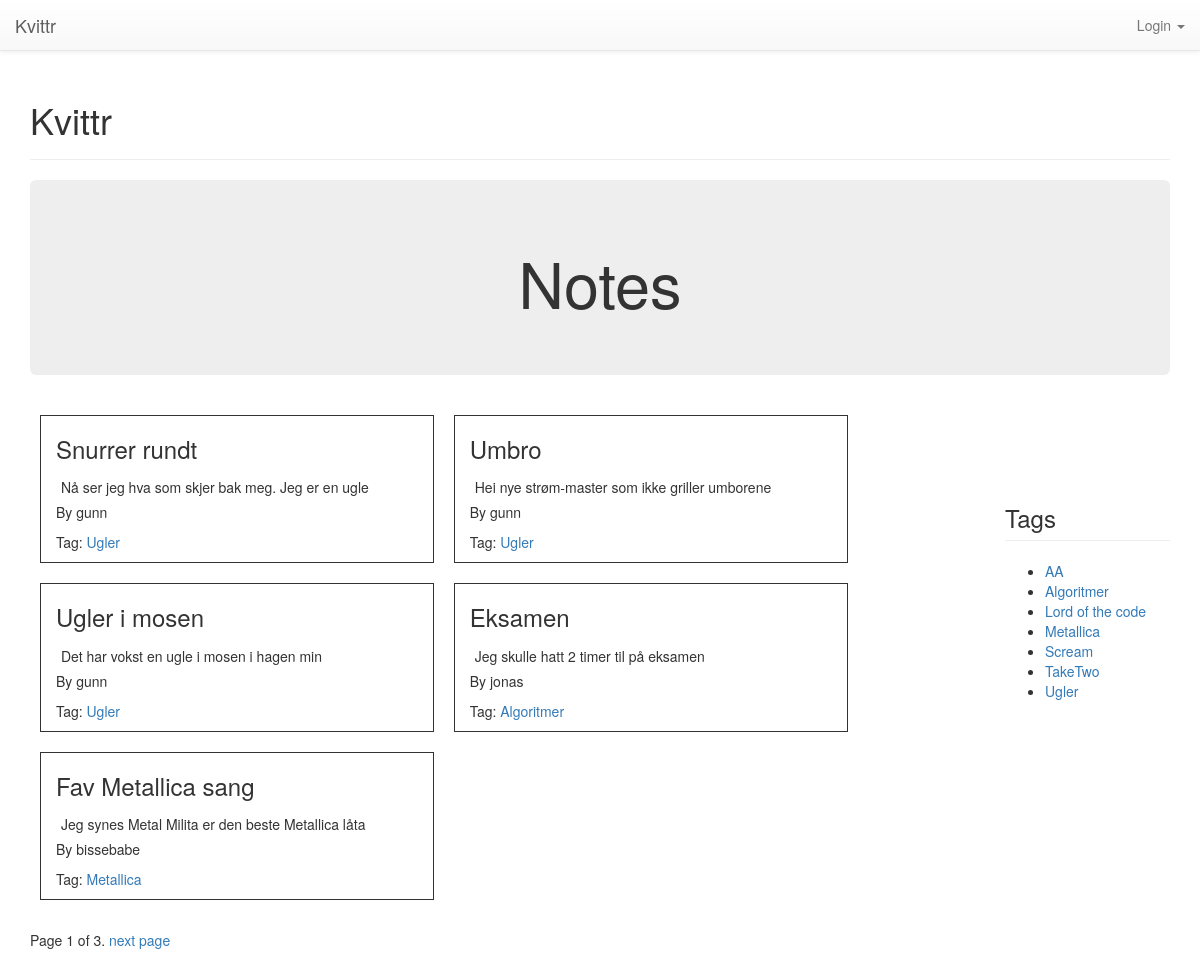
The app's page /notes/, older data.
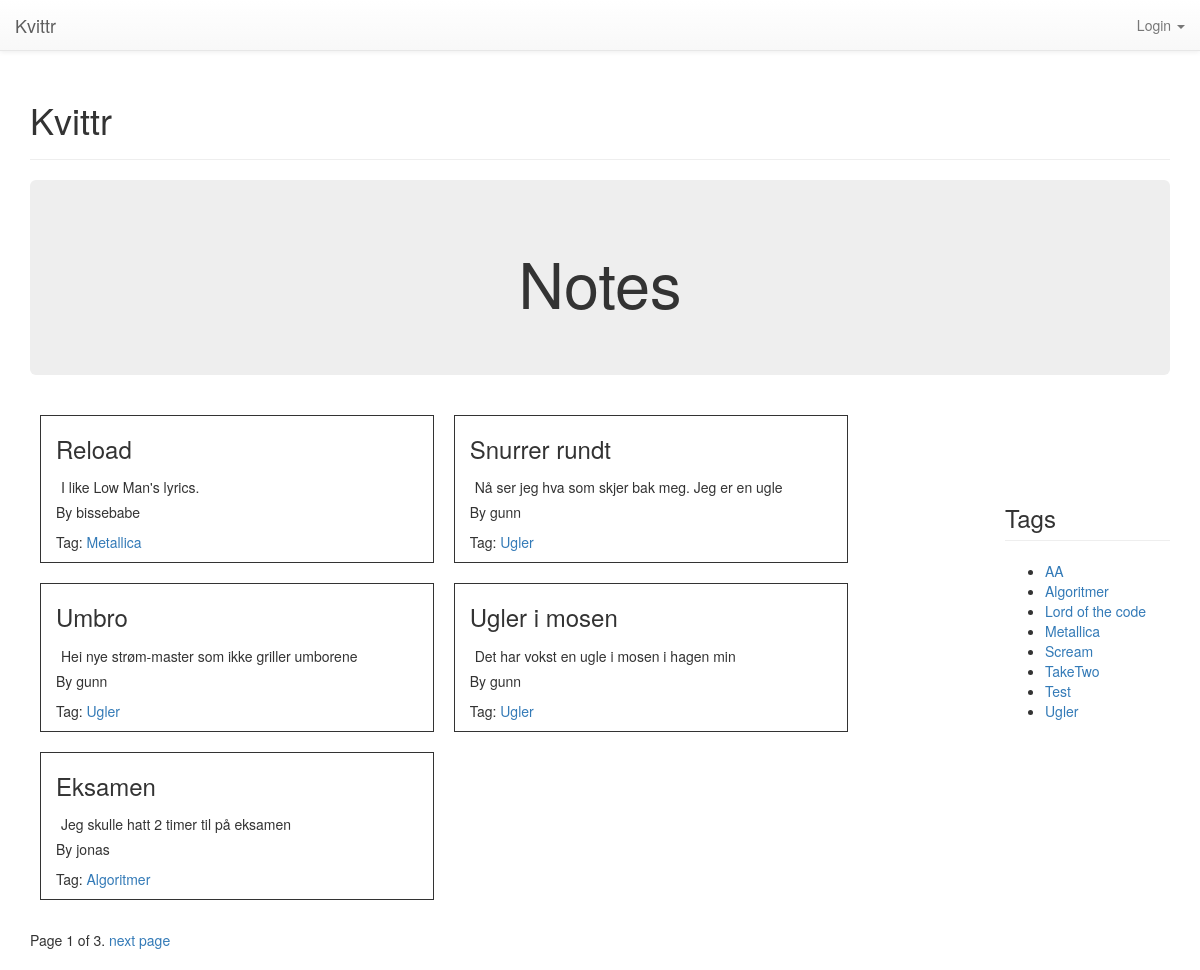
The same page, newer data.
### notes/models.py (models this page shows, shortened)
class Note(models.Model):
	label = models.CharField(max_length = 30)
	body = models.TextField()
	timestamp = models.DateTimeField(auto_now_add=True)
	tags = models.ManyToManyField('Tag', related_name='notes')
	author = models.ForeignKey(User)
	num_likes = models.PositiveIntegerField(default=0)

class Tag(models.Model):
	label = models.CharField(max_length = 30)
	slug = models.SlugField(max_length=30)
	def __unicode__(self):
		return self.label

### notes/views.py (the view)
def index_view(request):
	notes = Note.objects.all().order_by('-timestamp')
	page_number = request.GET.get('page')
	paginator = Paginator(notes, 5)
	try:
		notes = paginator.page(page_number)
	except PageNotAnInteger:
		notes = paginator.page(1)
	except EmptyPage:
		notes = paginator.page(paginator.num_pages)
	if request.user.is_authenticated():
		user = request.user
	tags = Tag.objects.all().order_by('label')
	context = {
		'notes': notes,
		'tags': tags
		}
	return render (request, 'notes/index.html', context)

### templates/notes/index.html (shortened to what this page needs)
{% extends 'base.html' %}
{% block pagecontent %}
<div class="jumbotron">
	<h1 align="center">Notes</h1>
</div>
<div class="row">
{% if user.is_authenticated %}
	<div class="col-sm-10">
		{% if notes%}
			{% for note in notes %}
				<div class="col-sm-5" style="border: 1px solid; margin: 10px;">
					<h3 class="page-header"><a href="{% url 'notes:detailnote'%}?id={{note.id}}"> {{ note.label }} </a>
						<span style="float: right;" id="likes_{{ note.id }}" class="glyphicon glyphicon-thumbs-up">{{ note.num_likes }} </span>
					</h3>
					<div>
						<p>{{ note.body }}</p>
						<button style="float: right;" class="decrease glyphicon glyphicon-thumbs-down" data-noteid="{{ note.id }}"></button>
						<button style="float: right; margin-right: 10px;" class="increase glyphicon glyphicon-thumbs-up" data-noteid="{{ note.id }}"></button>
					</div>
					<p style="float: left;">By {{ note.author }}</p>
					{% for tag in note.tags.all %}
						<p style="clear:both;">Tag: <a href="{% url 'notes:tagsearch' slug=tag.slug %}">{{tag}}</a></p>
					{% endfor %}
					<div>
						{% if note and note.author == request.user %}
						<a style="float: right;" href="{% url 'notes:addnote' %}?id={{note.id}}">Edit Note</a>
						{% endif %}
					</div>
				</div>
			{% endfor %}
		{% else %}
			<div class="col-sm-12">
				<h3>No notes yet</h3>
			</div>
		{% endif %}
	</div>
	<div class="col-sm-2">
		<h3 class="page-header">Tags</h3>
		<ul>
			{% if tags %}
				{% for tag in tags %}
					<li>
						<a href="{% url 'notes:tagsearch' slug=tag.slug %}">{{tag}}</a>
					</li>
				{% endfor %}
			{% else %}
				<div class="alert alert-warning">No tags yet</div>
			{% endif %}
		</ul>
	</div>
{% else %}
	<div class="col-sm-10">
		{% if notes%}
			{% for note in notes %}
				<div class="col-sm-5" style="border: 1px solid; margin: 10px;">
					<h3> {{ note.label }}</h3>
					<div style="padding: 5px;">
						{{ note.body }}
					</div>
					<p style="float: left;">By {{ note.author }}</p>
					{% for tag in note.tags.all %}
						<p style="clear:both;">Tag: <a href="{% url 'notes:tagsearch' slug=tag.slug %}">{{tag}}</a></p>
					{% endfor %}
				</div>
			{% endfor %}
		{% endif %}
	</div>
	<div class="col-sm-2">
		<h3 class="page-header">Tags</h3>
		<ul>
			{% if tags %}
				{% for tag in tags %}
					<li>
						<a href="{% url 'notes:tagsearch' slug=tag.slug %}">{{tag}}</a>
					</li>
				{% endfor %}
			{% endif %}
		</ul>
	</div>
{% endif %}
</div>
<div class="pagination">
              <span class="step-links">
                <span class="current">
                  Page {{ notes.number }} of {{ notes.paginator.num_pages }}.
                </span>
                {% if notes.has_next %}
                  <a href="?page={{ notes.next_page_number }}">next page</a>
                {% endif %}
              </span>
          </div>
{% endblock pagecontent %}

### templates/base.html (shortened to what this page needs)
{% extends 'site_base.html' %}
{% block body %}
	 <nav class="navbar navbar-default navbar-fixed-top" role="navigation">
      <div class="container-fluid">
        <div class="navbar-header">
          <a class="navbar-brand" href="{% url 'home' %}">Kvittr</a>
        </div>
        <div class="collapse navbar-collapse" id="bs-example-navbar-collapse-1">
          <ul class="nav navbar-nav navbar-right">
            {% if user.is_anonymous %}
                <li class="dropdown">
                  <a href="#" class="dropdown-toggle" data-toggle="dropdown">Login <span class="caret"></span></a>
                </li>
            {% endif %}
          </ul>
        </div>
      </div>
    </nav>
    <div class="container">
        <div class="page-header">
            <h1>Kvittr <small>{% block subheader %}{% endblock %}</small></h1>
        </div>
        {% block pagecontent %}
        {% endblock pagecontent%}
    </div>
{% endblock body %}

### templates/site_base.html (shortened to what this page needs)
{% load staticfiles %}
<!DOCTYPE html>
<html lang="en">
  <head>
    {% block stylesheets %}
    <link rel="stylesheet" href="https://maxcdn.bootstrapcdn.com/bootstrap/3.2.0/css/bootstrap.min.css" />
    <link rel="stylesheet" href="https://maxcdn.bootstrapcdn.com/bootstrap/3.2.0/css/bootstrap-theme.min.css" />
    <link rel="stylesheet" type="text/css" href="{% static 'kvittr/style.css' %}" />
    {% endblock stylesheets %}
  </head>
  <body>
    {% block body %}
    {% endblock %}
  </body>
</html>

### static/kvittr/style.css (style rules this page uses)
.page-header { margin-top: 100px; }

Row changes from the older to the newer data that the page shows:
no longer on this page (row unchanged): Note: label "Fav Metallica sang", body "Jeg synes Metal Milita er den beste Metallica låta", author "bissebabe", Tag (label "Metallica")
added Note: label "Reload", body "I like Low Man's lyrics.", author "bissebabe", Tag (label "Metallica")
added Tag: label "Test", shown under "Tags"
